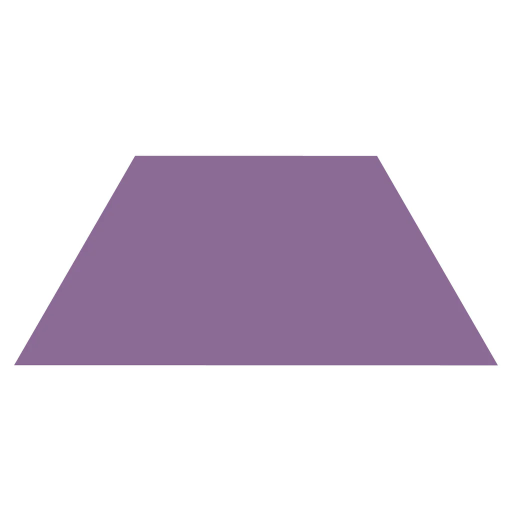
#> input picture trapezoid2.webp, 1024 x 1024 px, found by its file name (shown at 1/2 size)
$ python drawingCorrection.py
#> lines starting #> are read from the running program, lines starting #| are printed output that depends on the picture; after the words box and inside, x2 and y2 are one past the last pixel; in counts of white or black regions, pixels touching at a corner belong together
import cv2
import numpy as np

# Load the image
image = cv2.imread("/Users/sewonmyung/Library/Mobile Documents/com~apple~CloudDocs/trapezoid2.webp")
#> image is the input picture: shape (1024, 1024, 3); mean B, G, R 224.2, 212.1, 221.3
assert image is not None, "Image not found!"
original = image.copy()
image = cv2.resize(image, (800, 600))
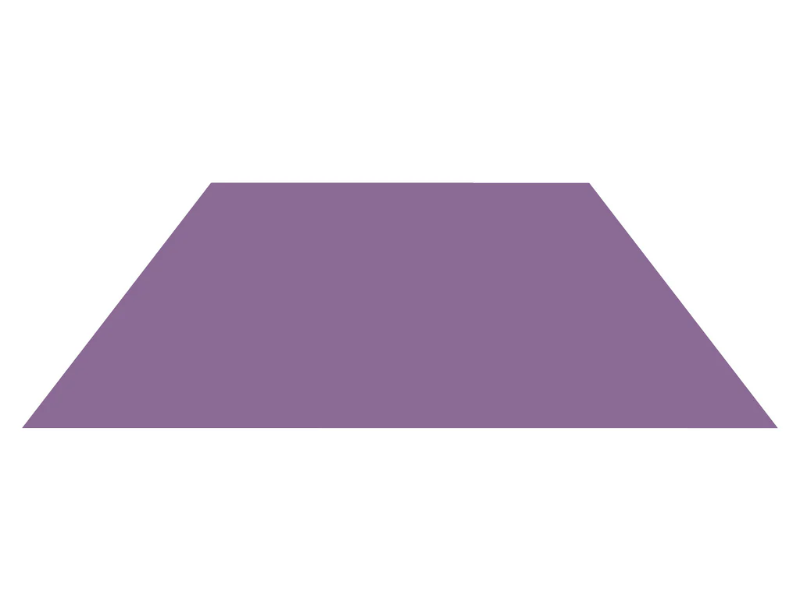
#> image: shape (600, 800, 3); mean B, G, R 224.2, 212.1, 221.3

# Step 1: Convert to grayscale
gray = cv2.cvtColor(image, cv2.COLOR_BGR2GRAY)
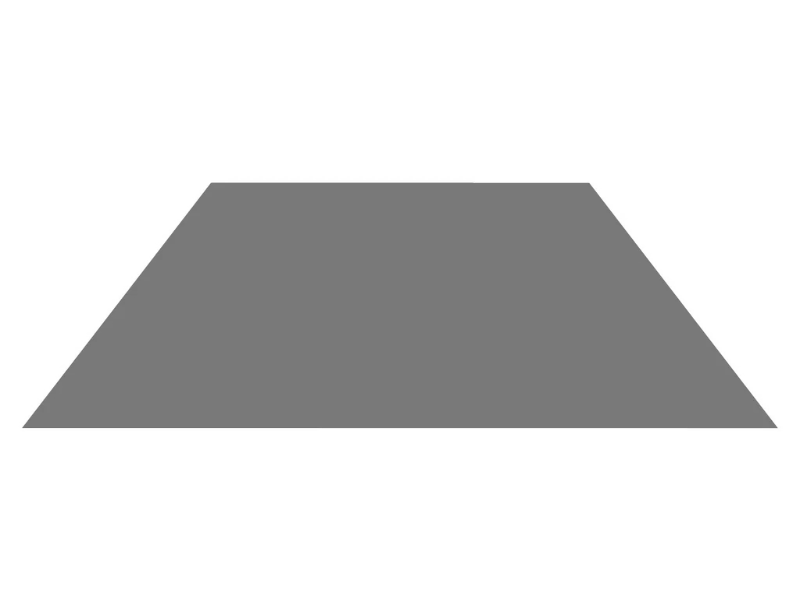
#> gray: shape (600, 800); min 104, max 255, mean 216.1

# Step 2: Apply Gaussian blur
blurred = cv2.GaussianBlur(gray, (5, 5), 0)

# Step 3: Edge detection using Canny
edges = cv2.Canny(blurred, 50, 150)
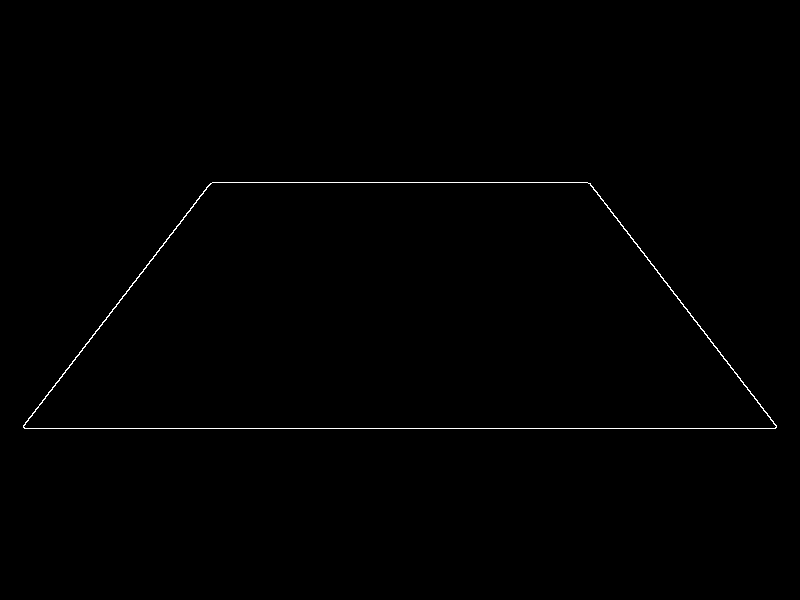
#> edges: shape (600, 800); 0.42% white in thin lines or dots, all inside (x1, y1, x2, y2) = (23, 182, 777, 429)

# Step 4: Find contours
contours, _ = cv2.findContours(edges, cv2.RETR_EXTERNAL, cv2.CHAIN_APPROX_SIMPLE)
#> contours = 1 contour; box (x1, y1, x2, y2) and area: (23, 182, 777, 429) 139702

# Step 5: Sort contours by area and find the largest rectangle
contours = sorted(contours, key=cv2.contourArea, reverse=True)
for contour in contours:
    epsilon = 0.02 * cv2.arcLength(contour, True)
    approx = cv2.approxPolyDP(contour, epsilon, True)

    # If the contour has 4 points, we assume it’s a rectangle
    if len(approx) == 4:
        doc_corners = approx
        break
#> this loop made 1 pass
#> (epsilon, doc_corners) on pass 1: (35.54, [[23, 425], [776, 427], [587, 182], [212, 182]])

# Step 6: Order the corners correctly (top-left, top-right, bottom-right, bottom-left)
def order_points(pts):
    pts = pts.reshape((4, 2))
#> pts = [[23, 425], [776, 427], [587, 182], [212, 182]]
    rect = np.zeros((4, 2), dtype="float32")

    s = pts.sum(axis=1)
#> s = [448, 1203, 769, 394]
    rect[0] = pts[np.argmin(s)]
    rect[2] = pts[np.argmax(s)]

    diff = np.diff(pts, axis=1)
#> diff = [402, -349, -405, -30]
    rect[1] = pts[np.argmin(diff)]
    rect[3] = pts[np.argmax(diff)]

    return rect

# Order the detected points
src_points = order_points(doc_corners)
#> src_points = [[212, 182], [587, 182], [776, 427], [23, 425]]
dst_points = np.float32([[0, 0], [800, 0], [800, 1000], [0, 1000]])

# Print the source points
print("Source Points (src_points):", src_points)
#| Source Points (src_points): [[212. 182.]
#|  [587. 182.]
#|  [776. 427.]
#|  [ 23. 425.]]

# Step 7: Compute the perspective transform matrix and apply the warp
matrix = cv2.getPerspectiveTransform(src_points, dst_points)
#> matrix = [[8.77, 6.82, -3100.5], [4.69e-15, 33.76, -6144.4], [4.47e-05, 0.0169, 1]]
inverse_matrix = cv2.getPerspectiveTransform(dst_points, src_points)
#> inverse_matrix = [[0.466, -0.201, 212], [-0.000927, 0.0301, 182], [-5.09e-06, -0.000501, 1]]
warped = cv2.warpPerspective(original, matrix, (3000, 3000))
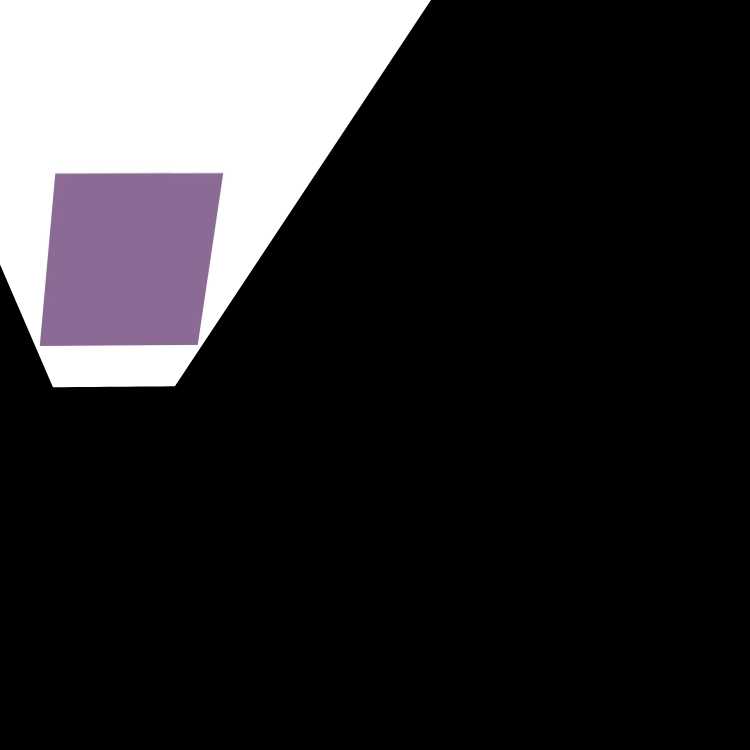
#> warped: shape (3000, 3000, 3) (shown at 1/4 size); mean B, G, R 46.3, 44.2, 45.8

# Create a copy of the warped image for drawing
drawing = warped.copy()
is_drawing = False
last_point = None

# Drawing callback function
def draw(event, x, y, flags, param):
    global is_drawing, last_point, drawing

    if event == cv2.EVENT_LBUTTONDOWN:
        is_drawing = True
        last_point = (x, y)

    elif event == cv2.EVENT_MOUSEMOVE and is_drawing:
        if last_point is not None:
            cv2.line(drawing, last_point, (x, y), (0, 0, 255), 3)
            last_point = (x, y)

    elif event == cv2.EVENT_LBUTTONUP:
        is_drawing = False
        last_point = None

# Set up the drawing window
cv2.namedWindow("Draw on Warped Image")
cv2.setMouseCallback("Draw on Warped Image", draw)

while True:
    # Display the drawing image
    cv2.imshow("Draw on Warped Image", drawing)

    # Press 'r' to revert the drawing back to the original perspective
    key = cv2.waitKey(1) & 0xFF
#> (key q is pressed here)
    if key == ord('r'):
        # Warp the drawing back to the original perspective
        reverted = cv2.warpPerspective(drawing, inverse_matrix, (original.shape[1], original.shape[0]))
        cv2.imshow("Reverted Drawing", reverted)

    # Press 's' to save the images
    elif key == ord('s'):
        cv2.imwrite("/Users/sewonmyung/Library/Mobile Documents/com~apple~CloudDocs/warped_image_with_drawing.jpg", drawing)
        cv2.imwrite("/Users/sewonmyung/Library/Mobile Documents/com~apple~CloudDocs/reverted_image.jpg", reverted)
        print("Images saved successfully!")

    # Press 'q' to quit
    elif key == ord('q'):
        break

cv2.destroyAllWindows()
